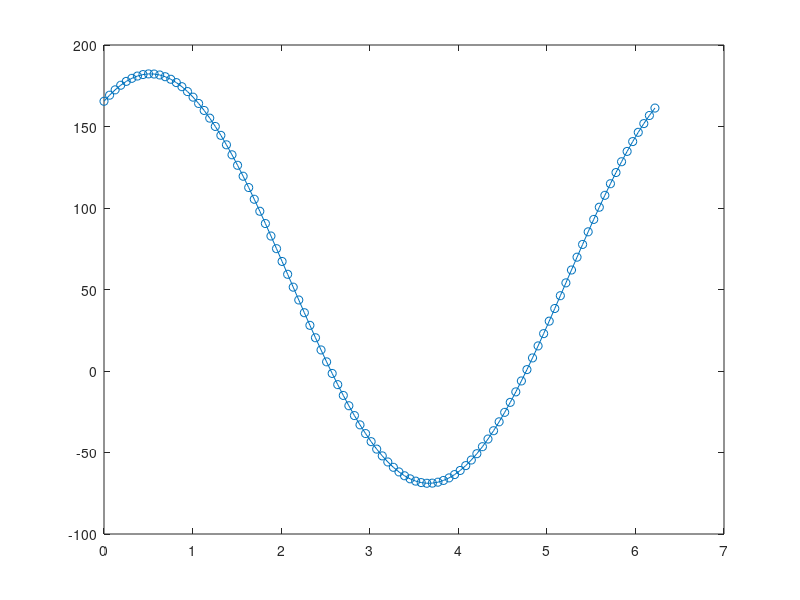

MATLAB code for this plot: (Note: this script raises an error after producing the figure.)
%**************************************************************************
% This algorithm performs Powell's dog leg method fitting on sinus function
% author: Karol Vegso
% affiliation: Institute of Physics, Slovak Academy of Sciences
%**************************************************************************
clear all
close all
clc
%**************************************************************************
% generate experimental sinusoidal function
% number of experimental points
M=100;
% parameters of sinusoidal function
% amplitude
a=125.6;
% phase
b=pi/3;
% offset
c=56.7;
% x step
t_step=(2*pi)/M;
% generate x coordinate
t_data=0:t_step:(M-1)*t_step;
% generate y coordinate
y_data=a*sin(t_data(1,:)+b)+c;
% plot experimental function
plot(t_data(1,:),y_data(1,:),'-o');
%**************************************************************************
% initial fitting parameters - amplitude, phase, offset
%**************************************************************************
% initial amplitude
x01=1;
% initial phase
x02=0;
% initial offset
x03=0;
% initial parameters
x0=[x01 x02 x03];
%**************************************************************************
% fitting parameters
%**************************************************************************
% maximum iterations
k_max=1000;
% epsilon 1
epsilon_1=1.0e-15;
% epsilon 2
epsilon_2=1.0e-15;
% epsilon 3
epsilon_3=1.0e-20;
% initial delta parameter
delta=1;
%**************************************************************************
% fit simulated curve
fit_result=powells_dog_leg_sinus(t_data, y_data, x0, k_max, epsilon_1, epsilon_2, epsilon_3, delta);
%**************************************************************************
% function to perform Powell's dog leg fitting method on sinusoidal
% function
% input aparmeters are t_data (x values), y_data (y values), x0 (initial
% fitting parameters - amplitude, phase, offset), k_max (maximum number of
% iterations), epsilon_1 (good value 1.0e-15), epsilon_2 (good value
% 1.0e-15), epsilon_3 (good value 1.0e-20), delta (good initial value 1)
%**************************************************************************
function [x_new] = powells_dog_leg_sinus(t_data, y_data, x0, k_max, epsilon_1, epsilon_2, epsilon_3, delta)
    %**************************************************************************
    % begin of function
    %**************************************************************************
    % number of simulated or experimental points
    M=length(t_data(1,:));
    % initial iteration parameter
    k=0;
    % initialize fitting parameters to start with
    x=x0;
    % Jacobian matrix
    J=zeros(M,3);
    % caclulate derivation according to amplitude
    % fill first column of Jacobian matrix
    J(:,1)=(-1.0)*sin(t_data(1,:)+x(1,2));
    % calculate derivation according to phase
    % fill second column of Jacobian matrix
    J(:,2)=(-1.0)*x(1,1)*cos(t_data(1,:)+x(1,2));
    % calculate derivation according to offset
    % fill third column of Jacobian matrix
    J(:,3)=-1;
    % calculate f
    f=zeros(1,M);
    f=y_data(1,:)-x(1,1)*sin(t_data(1,:)+x(1,2))-x(1,3);
    % calculate g
    g=transpose(J(:,:))*transpose(f(1,:));
    % calculate norm f
    f_norm=sqrt(sum(f(1,:).*f(1,:)));
    % calculate norm g
    g_norm=sqrt(sum(g(:,1).*g(:,1)));
    % calculate boolean variable found
    found_bool=(f_norm <= epsilon_3) | (g_norm <= epsilon_1);
    %**************************************************************************
    % main loop
    %**************************************************************************
    while ((~found_bool) & (k < k_max))
        % increase iteration variable k
        k=k+1
        % Jacobian matrix
        J=zeros(M,3);
        % caclulate derivation according to amplitude
        % fill first column of Jacobian matrix
        J(:,1)=(-1.0)*sin(t_data(1,:)+x(1,2));
        % calculate derivation according to phase
        % fill second column of Jacobian matrix
        J(:,2)=(-1.0)*x(1,1)*cos(t_data(1,:)+x(1,2));
        % calculate derivation according to offset
        % fill third column of Jacobian matrix
        J(:,3)=-1;
        % calculate f
        f=zeros(1,M);
        f=y_data(1,:)-x(1,1)*sin(t_data(1,:)+x(1,2))-x(1,3);
        % calculate g
        g=transpose(J(:,:))*transpose(f(1,:));
        % calculate norm g
        g_norm=sqrt(sum(g(:,1).*g(:,1)));
        % calculate J(x)*g(x)
        Jg=J(:,:)*g(:,1);
        % calculate norm Jg
        Jg_norm=sqrt(sum(Jg(:,1).*Jg(:,1)));
        % calculate alpha
        alpha=g_norm^2/Jg_norm^2;
        % calculate h_sd
        h_sd=(-1.0)*alpha*g(:,1);
        h_sd=transpose(h_sd);
        % calculate h_gn
        A=transpose(J(:,:))*J(:,:);
        B=transpose(J(:,:))*transpose(f(1,:));
        h_gn=(-1.0)*transpose(B)*inv(A);
        % calculate h_dl
        % calculate norm h_gn
        h_gn_norm=sqrt(sum(h_gn(1,:).*h_gn(1,:)));
        % calculate norm alpha*h_sd
        alpha_h_sd=alpha*h_sd(1,:);
        alpha_h_sd_norm=sqrt(sum(alpha_h_sd(1,:).*alpha_h_sd(1,:)));
        % calculate norm h_sd
        h_sd_norm=sqrt(sum(h_sd(1,:).*h_sd(1,:)));
        % caclulate h_dl
        if (h_gn_norm <= delta)
            h_dl=h_gn(1,:);
        elseif (alpha_h_sd_norm >= delta)
            h_dl=(delta/h_sd_norm)*h_sd(1,:);
        else
            beta=sym('beta');
            h_dl=alpha*h_sd(1,:)+beta*(h_gn(1,:)-alpha*h_sd(1,:));
            h_dl_norm=sqrt(sum(h_dl(1,:).*h_dl(1,:)));
            eqn=(h_dl_norm == delta);
            beta_result=solve(eqn, beta, 'Real', true);
            beta_result=double(beta_result);
            clear beta;
            h_dl=alpha*h_sd(1,:)+beta_result(2,1)*(h_gn(1,:)-alpha*h_sd(1,:));
        end
        % calculate norm h_dl
        h_dl_norm=sqrt(sum(h_dl(1,:).*h_dl(1,:)));
        % calculate norm x
        x_norm=sqrt(sum(x(1,:).*x(1,:)));
        if (h_dl_norm <= epsilon_2*(x_norm+epsilon_2))
            found_bool=1;
        else
            x_new=x(1,:)+h_dl(1,:)
            % calculate F(x)
            % caclulate function f
            f=zeros(1,M);
            f=y_data(1,:)-x(1,1)*sin(t_data(1,:)+x(1,2))-x(1,3);
            F_x=0.5*sum(f(1,:).*f(1,:));
            % calculate F(x_new)
            f=zeros(1,M);
            f=y_data(1,:)-x_new(1,1)*sin(t_data(1,:)+x_new(1,2))-x_new(1,3);
            F_x_new=0.5*sum(f(1,:).*f(1,:));
            % ro denominator
            ro_denominator=0.5*h_dl(1,:)*(alpha*transpose(h_dl(1,:))-g(:,1));
            % calculate ro - gain ratio
            ro=(F_x-F_x_new)/ro_denominator;
            if (ro > 0)
                x=x_new(1,:);
                % Jacobian matrix
                J=zeros(M,3);
                % caclulate derivation according to amplitude
                % fill first column of Jacobian matrix
                J(:,1)=(-1.0)*sin(t_data(1,:)+x(1,2));
                % calculate derivation according to phase
                % fill second column of Jacobian matrix
                J(:,2)=(-1.0)*x(1,1)*cos(t_data(1,:)+x(1,2));
                % calculate derivation according to offset
                % fill third column of Jacobian matrix
                J(:,3)=-1;
                % calculate f
                f=zeros(1,M);
                f=y_data(1,:)-x(1,1)*sin(t_data(1,:)+x(1,2))-x(1,3);
                % calculate norm f
                f_norm=sqrt(sum(f(1,:).*f(1,:)));
                % calculate g
                g=transpose(J(:,:))*transpose(f(1,:));
                % calculate norm g
                g_norm=sqrt(sum(g(:,1).*g(:,1)));
                % cacluate boolean variable found
                found_bool=(f_norm <= epsilon_3) | (g_norm <= epsilon_1);
            end
            if (ro > 0.75)
                % calculate norm h_dl
                h_dl_norm=sqrt(sum(h_dl(1,:).*h_dl(1,:)));
                % calculate new delta
                delta=max([delta 3*h_dl_norm]);
            elseif (ro < 0.25)
                % calculate new delta
                delta=delta/2;
                % calculate norm x
                x_norm=sqrt(sum(x(1,:).*x(1,:)));
                % calculate boolean variable found
                found_bool=(delta <= epsilon_2*(x_norm+epsilon_2));
            end
        end
    end
    %**************************************************************************
    % end of function
    %**************************************************************************
end
%**************************************************************************
% end of program
%**************************************************************************